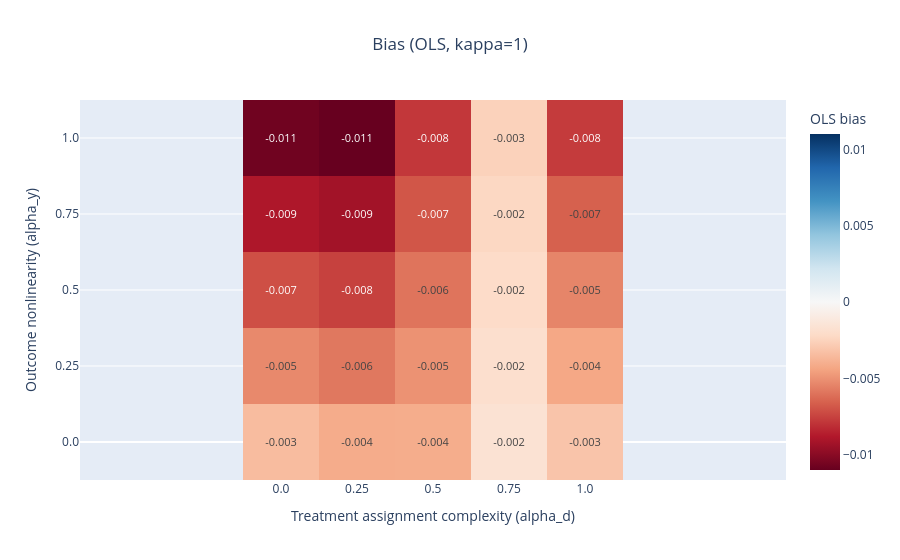

This figure's notebook cell:
### Code cell
fig = estimator_metric_heatmap(summary_df, metric="bias", estimator="OLS", kappa=1)
fig.show()

### Figure 1 — Plotly figure (JSON) as saved in the notebook; plotly's stock layout.template omitted (floating-point values rounded to 4 significant figures)
{"data": [{"colorbar": {"title": {"text": "OLS bias"}}, "colorscale": [[0, "rgb(103,0,31)"], [0.1, "rgb(178,24,43)"], [0.2, "rgb(214,96,77)"], [0.3, "rgb(244,165,130)"], [0.4, "rgb(253,219,199)"], [0.5, "rgb(247,247,247)"], [0.6, "rgb(209,229,240)"], [0.7, "rgb(146,197,222)"], [0.8, "rgb(67,147,195)"], [0.9, "rgb(33,102,172)"], [1, "rgb(5,48,97)"]], "hovertemplate": "alpha_d=%{x}<br>alpha_y=%{y}<br>OLS bias=%{z:.4f}<extra></extra>", "text": [[-0.003, -0.004, -0.004, -0.002, -0.003], [-0.005, -0.006, -0.005, -0.002, -0.004], [-0.007, -0.008, -0.006, -0.002, -0.005], [-0.009, -0.009, -0.007, -0.002, -0.007], [-0.011, -0.011, -0.008, -0.003, -0.008]], "textfont": {"size": 11}, "texttemplate": "%{text}", "type": "heatmap", "x": [0, 0.25, 0.5, 0.75, 1], "y": [0, 0.25, 0.5, 0.75, 1], "z": [[-0.003479, -0.004126, -0.004076, -0.001638, -0.003121], [-0.005295, -0.005846, -0.005017, -0.001871, -0.004272], [-0.00711, -0.007565, -0.005959, -0.002105, -0.005423], [-0.008926, -0.009285, -0.0069, -0.002338, -0.006573], [-0.01074, -0.011, -0.007841, -0.002572, -0.007724]], "zmid": 0}], "layout": {"title": {"text": "Bias (OLS, kappa=1)", "x": 0.5}, "xaxis": {"tickmode": "array", "ticktext": ["0.0", "0.25", "0.5", "0.75", "1.0"], "tickvals": [0, 0.25, 0.5, 0.75, 1], "title": {"text": "Treatment assignment complexity (alpha_d)"}}, "yaxis": {"scaleanchor": "x", "scaleratio": 1, "tickmode": "array", "ticktext": ["0.0", "0.25", "0.5", "0.75", "1.0"], "tickvals": [0, 0.25, 0.5, 0.75, 1], "title": {"text": "Outcome nonlinearity (alpha_y)"}}}}
